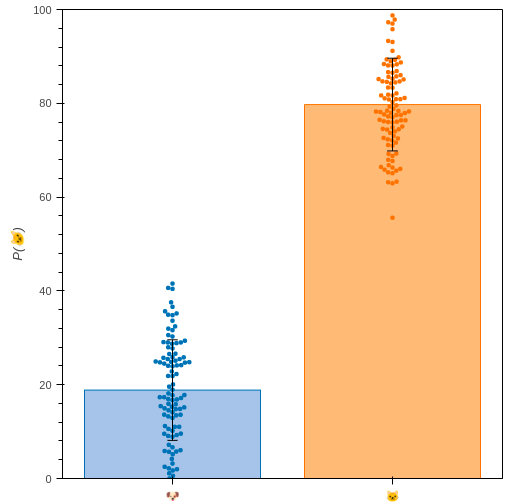

The script that drew this image:

# import packages
import numpy as np
from bokeh.plotting import figure, show
from bokeh.models import Whisker
from bokeh.palettes import Category20_4 as c
if __name__ == '__main__': from beeswarm import swarm
else: from beeswarm.beeswarm import swarm

# setting arbitrary data
dog = (25, 20)
cat = (75, 80)
p_dog = np.where(np.random.normal(dog[1], 10, 100) > 0, 
                 np.random.normal(dog[1], 10, 100), 0)
p_cat = np.where(np.random.normal(cat[1], 10, 100) < 100, 
                 np.random.normal(cat[1], 10, 100), 100)

# bokeh plot
radius = 0.5
s_dog = swarm(dog[0], p_dog, radius)
s_cat = swarm(cat[0], p_cat, radius)
p = figure(width=500, height=500, x_range=(0, 100), y_range=(0, 100), toolbar_location=None)
p.vbar(x=dog[0], top=p_dog.mean(), width=40, fill_color=c[1], line_color=c[0])
p.vbar(x=cat[0], top=p_cat.mean(), width=40, fill_color=c[3], line_color=c[2])
p.add_layout(Whisker(base=dog[0], lower=p_dog.mean() - p_dog.std(),
                     upper=p_dog.mean() + p_dog.std(), level='annotation', 
                     line_color='black'))
p.add_layout(Whisker(base=cat[0], lower=p_cat.mean() - p_cat.std(),
                     upper=p_cat.mean() + p_cat.std(), level='annotation', 
                     line_color='black'))
p.scatter(s_dog[:, 0], s_dog[:, 1], marker='circle', radius=radius, line_color=None,
          fill_color=c[0])
p.scatter(s_cat[:, 0], s_cat[:, 1], marker='circle', radius=radius, line_color=None,
          fill_color=c[2])
p.xaxis.ticker = [dog[0], cat[0]]
p.xaxis.major_label_overrides = {dog[0]:'🐶', cat[0]:'🐱'}
p.yaxis.axis_label = 'P(🐱)'
p.xgrid.grid_line_color = None
p.ygrid.grid_line_color = None
p.outline_line_color = 'black'
p.toolbar.logo = None
show(p)
